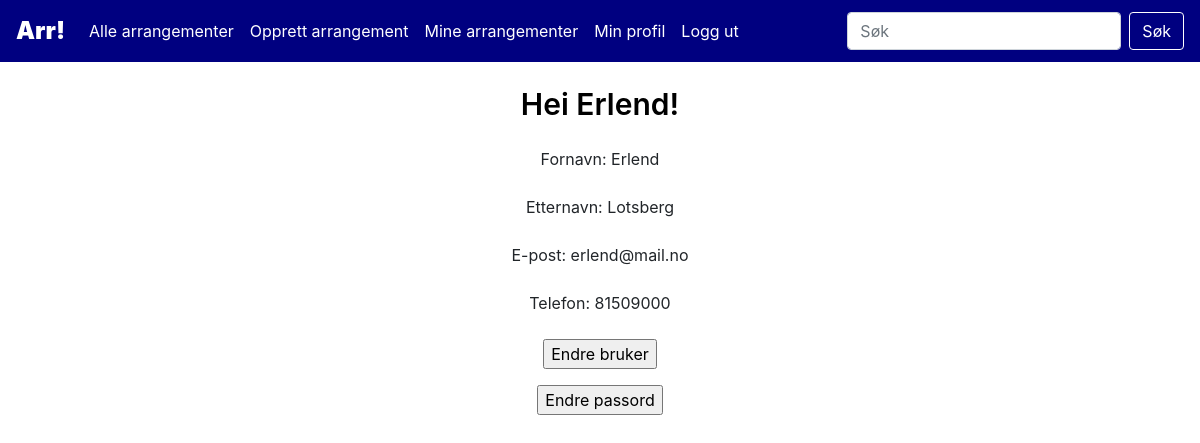
The page /minprofil.php (signed in) on the database its author committed.
### tables this page shows
CREATE TABLE `users` (
  `user_id` int(10) NOT NULL,
  `first_name` varchar(50) NOT NULL,
  `last_name` varchar(50) DEFAULT NULL,
  `email` varchar(100) NOT NULL,
  `phone` varchar(15) NOT NULL,
  `password` varchar(300) NOT NULL
);

### assets/lib/class.User.php (called while the page is built, shortened)
<?php
class User{
    function getUserInfo($userID){
        $dbConn = new DbConn();
        $conn = $dbConn->connect();
        $sql =
            "SELECT * FROM eventhandling.users
            WHERE user_id = $userID;";
        $result = $conn->query($sql);
        return $result;
    }
}

### minprofil.php (the view, shortened to what this page needs)
<?php
require __DIR__."/assets/inc/header.php";
require __DIR__."/assets/lib/class.User.php";
?>
<div class="main">
<div class="headline">
<text>Hei <?php echo $_SESSION['FIRSTNAME']?>!</text>
</div>
<?php
$user = new User();
$result = $user->getUserInfo($_SESSION['USER_ID']);
$thisUser = $result->fetch_object();
echo "
    <div class='user-info'>
    Fornavn: $thisUser->first_name<br><br>
    Etternavn: $thisUser->last_name<br><br>
    E-post: $thisUser->email<br><br>
    Telefon: $thisUser->phone<br><br>
    <form method='post' action='edituser.php'>
        <input type='submit' value='Endre bruker'>
    </form>
    <form method='post' action='editpassword.php'>
        <input type='submit' value='Endre passord'>
    </form>
    </div>";

### assets/css/styles.css (style rules this page uses)
.main { margin-top: 62px; }
.headline { display: flex; justify-content: center; padding: 20px 0px !important; font-size: 30px; font-weight: 600; color: var(--text-dark) !important; }
.user-info { text-align: center; }

### rows shown on the page
users: first_name "Erlend", last_name "Lotsberg", email "erlend@mail.no", phone "81509000"

### other values the page prints
$_SESSION['FIRSTNAME'] "Erlend"
